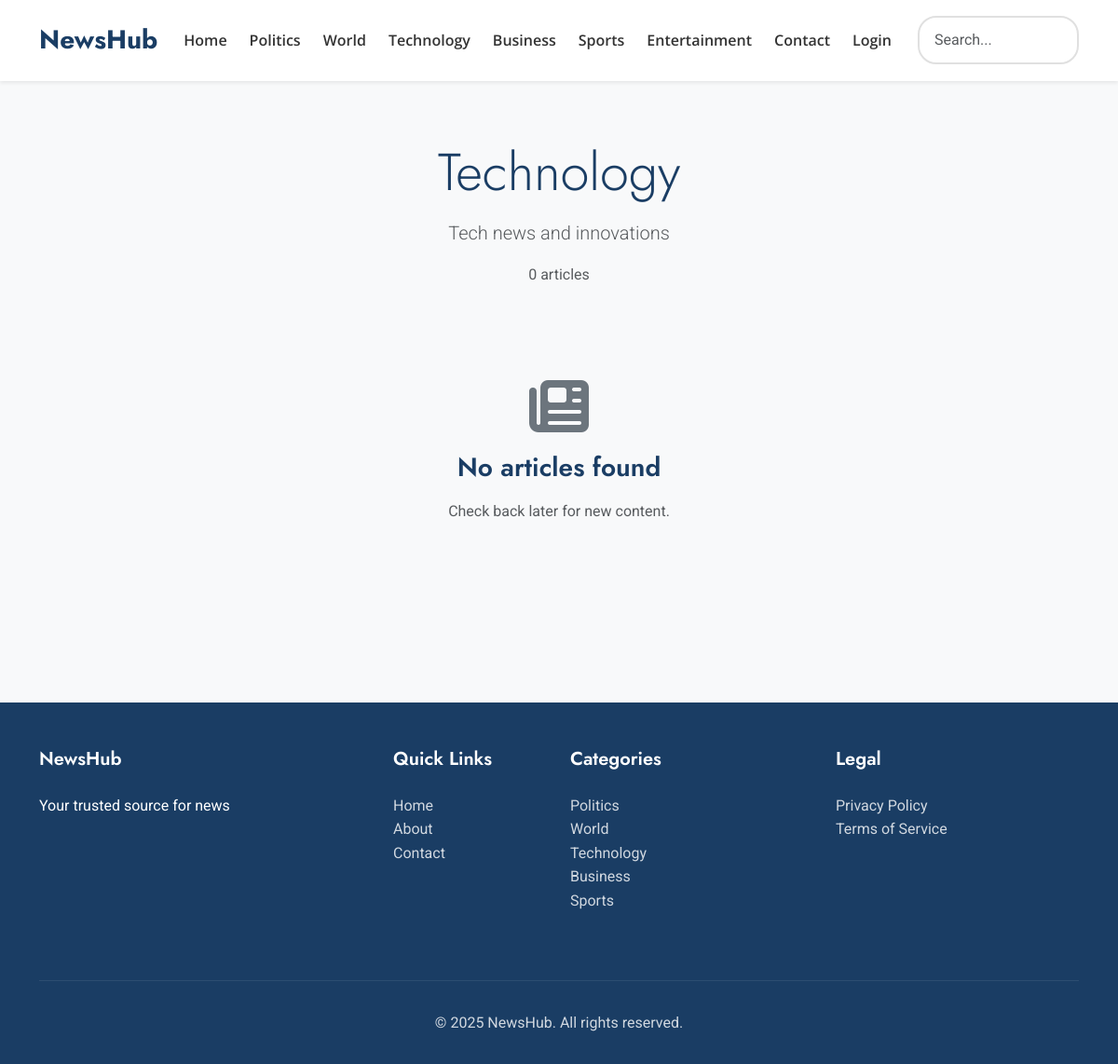
Page /category.php?slug=technology on the committed database.
### tables this page shows
CREATE TABLE IF NOT EXISTS categories (
    id INT PRIMARY KEY AUTO_INCREMENT,
    name VARCHAR(100) NOT NULL,
    slug VARCHAR(100) UNIQUE NOT NULL,
    description TEXT,
    parent_id INT,
    status ENUM('active', 'inactive') DEFAULT 'active',
    created_at TIMESTAMP DEFAULT CURRENT_TIMESTAMP,
    FOREIGN KEY (parent_id) REFERENCES categories(id) ON DELETE SET NULL,
    INDEX idx_slug (slug),
    INDEX idx_status (status)
);

CREATE TABLE IF NOT EXISTS settings (
    id INT PRIMARY KEY AUTO_INCREMENT,
    setting_key VARCHAR(100) UNIQUE NOT NULL,
    setting_value TEXT,
    updated_at TIMESTAMP DEFAULT CURRENT_TIMESTAMP ON UPDATE CURRENT_TIMESTAMP
);

### includes/db.php (called while the page is built, shortened)
<?php
$db = null;
function get_db_connection() {
    global $db;
    if ($db !== null) {
        return $db;
    }
    try {
        $db = new mysqli(DB_HOST, DB_USER, DB_PASS, DB_NAME);
        $db->set_charset(DB_CHARSET);
        return $db;
    } catch (Exception $e) {
        error_log("Database exception: " . $e->getMessage());
        die("Database connection failed. Please try again later.");
    }
}
function db_query($query, $params = [], $types = '') {
    $db = get_db_connection();
    $stmt = $db->prepare($query);
    if (!empty($params)) {
        if (empty($types)) {
            $types = '';
            foreach ($params as $param) {
                if (is_int($param)) {
                    $types .= 'i';
                } elseif (is_double($param)) {
                    $types .= 'd';
                } else {
                    $types .= 's';
                }
            }
        }
        $stmt->bind_param($types, ...$params);
    }
    $stmt->execute();
    return $stmt;
}
function db_fetch($query, $params = [], $types = '') {
    $stmt = db_query($query, $params, $types);
    $result = $stmt->get_result();
    $row = $result->fetch_assoc();
    return $row;
}
function db_fetch_all($query, $params = [], $types = '') {
    $stmt = db_query($query, $params, $types);
    $result = $stmt->get_result();
    $rows = [];
    while ($row = $result->fetch_assoc()) {
        $rows[] = $row;
    }
    return $rows;
}

### includes/helpers.php (called while the page is built, shortened)
<?php
function sanitize($input) {
    return htmlspecialchars(strip_tags(trim($input)), ENT_QUOTES, 'UTF-8');
}
function get_setting($key, $default = '') {
    static $settings_cache = [];
    if (isset($settings_cache[$key])) {
        return $settings_cache[$key];
    }
    $setting = db_fetch("SELECT setting_value FROM settings WHERE setting_key = ?", [$key]);
    $value = $setting ? $setting['setting_value'] : $default;
    $settings_cache[$key] = $value;
    return $value;
}

### includes/auth.php (called while the page is built, shortened)
<?php
function is_logged_in() {
    return isset($_SESSION['user_id']) && !empty($_SESSION['user_id']);
}

### public/category.php (the view, shortened to what this page needs)
<?php
require_once APP_ROOT . '/includes/db.php';
require_once APP_ROOT . '/includes/helpers.php';
$slug = sanitize($_GET['slug'] ?? '');
$category = db_fetch("SELECT * FROM categories WHERE slug = ? AND status = 'active'", [$slug]);
$page = isset($_GET['page']) ? (int)$_GET['page'] : 1;
$per_page = POSTS_PER_PAGE;
$offset = ($page - 1) * $per_page;
$total_articles = db_fetch("
    SELECT COUNT(*) as count
    FROM articles
    WHERE category_id = ? AND status = 'published' AND published_at <= NOW()
", [$category['id']])['count'];
$total_pages = ceil($total_articles / $per_page);
$articles = db_fetch_all("
    SELECT a.*, c.name as category_name, c.slug as category_slug,
           ad.full_name as author_name
    FROM articles a
    LEFT JOIN categories c ON a.category_id = c.id
    LEFT JOIN admins ad ON a.author_id = ad.id
    WHERE a.category_id = ?
    AND a.status = 'published'
    AND a.published_at <= NOW()
    ORDER BY a.published_at DESC
    LIMIT ? OFFSET ?
", [$category['id'], $per_page, $offset], 'iii');
$page_title = $category['name'] . ' - ' . get_setting('site_name', 'NewsHub');
include APP_ROOT . '/templates/header.php';
?>
<div class="section">
    <div class="container">
        <div class="text-center mb-5">
            <h1 class="display-4"><?php echo htmlspecialchars($category['name']); ?></h1>
            <?php if ($category['description']): ?>
            <p class="lead text-muted"><?php echo htmlspecialchars($category['description']); ?></p>
            <?php endif; ?>
            <p class="text-muted"><?php echo number_format($total_articles); ?> articles</p>
        </div>
        <?php if (!empty($articles)): ?>
        <div class="row">
            <?php foreach ($articles as $article): ?>
            <div class="col-md-6 col-lg-4 mb-4">
                <div class="card">
                    <?php if ($article['featured_image']): ?>
                    <img src="<?php echo UPLOADS_URL . htmlspecialchars($article['featured_image']); ?>"
                         class="card-img-top" alt="<?php echo htmlspecialchars($article['title']); ?>">
                    <?php endif; ?>
                    <div class="card-body">
                        <span class="card-category"><?php echo htmlspecialchars($article['category_name']); ?></span>
                        <h3 class="card-title">
                            <a href="<?php echo SITE_URL; ?>/article.php?slug=<?php echo htmlspecialchars($article['slug']); ?>">
                                <?php echo htmlspecialchars($article['title']); ?>
                            </a>
                        </h3>
                        <?php if ($article['excerpt']): ?>
                        <p class="card-text"><?php echo truncate($article['excerpt'], 120); ?></p>
                        <?php endif; ?>
                        <div class="card-meta">
                            <?php if ($article['author_name']): ?>
                            <span><i class="fas fa-user"></i> <?php echo htmlspecialchars($article['author_name']); ?></span>
                            <?php endif; ?>
                            <span><i class="fas fa-clock"></i> <?php echo time_ago($article['published_at']); ?></span>
                        </div>
                    </div>
                </div>
            </div>
            <?php endforeach; ?>
        </div>
        <?php if ($total_pages > 1): ?>
        <nav class="pagination">
            <?php if ($page > 1): ?>
            <a href="?slug=<?php echo $slug; ?>&page=<?php echo $page - 1; ?>" class="page-link">
                <i class="fas fa-chevron-left"></i> Previous
            </a>
            <?php endif; ?>
            <?php for ($i = 1; $i <= $total_pages; $i++): ?>
                <?php if ($i == $page || $i == 1 || $i == $total_pages || abs($i - $page) <= 2): ?>
                <a href="?slug=<?php echo $slug; ?>&page=<?php echo $i; ?>"
                   class="page-link <?php echo $i == $page ? 'active' : ''; ?>">
                    <?php echo $i; ?>
                </a>
                <?php elseif (abs($i - $page) == 3): ?>
                <span class="page-link">...</span>
                <?php endif; ?>
            <?php endfor; ?>
            <?php if ($page < $total_pages): ?>
            <a href="?slug=<?php echo $slug; ?>&page=<?php echo $page + 1; ?>" class="page-link">
                Next <i class="fas fa-chevron-right"></i>
            </a>
            <?php endif; ?>
        </nav>
        <?php endif; ?>
        <?php else: ?>
        <div class="text-center py-5">
            <i class="fas fa-newspaper" style="font-size: 4rem; color: var(--text-muted); margin-bottom: 1rem;"></i>
            <h3>No articles found</h3>
            <p class="text-muted">Check back later for new content.</p>
        </div>
        <?php endif; ?>
    </div>
</div>
<?php include APP_ROOT . '/templates/footer.php'; ?>

### templates/header.php (shortened to what this page needs)
<?php
require_once APP_ROOT . '/includes/auth.php';
?>
<!DOCTYPE html>
<html lang="en">
<head>
    <meta name="description" content="<?php echo htmlspecialchars(get_setting('site_description', 'Your trusted source for news')); ?>">
    <link href="https://cdn.jsdelivr.net/npm/bootstrap@5.3.0/dist/css/bootstrap.min.css" rel="stylesheet">
    <link rel="stylesheet" href="https://cdnjs.cloudflare.com/ajax/libs/font-awesome/6.4.0/css/all.min.css">
    <link rel="stylesheet" href="<?php echo ASSETS_URL; ?>/css/style.css">
    <?php if ($favicon = get_setting('site_favicon')): ?>
    <link rel="icon" href="<?php echo UPLOADS_URL . $favicon; ?>">
    <?php endif; ?>
</head>
<body>
    <nav class="navbar navbar-expand-lg">
        <div class="container">
            <a class="navbar-brand" href="<?php echo SITE_URL; ?>">
                <?php if ($logo = get_setting('site_logo')): ?>
                <img src="<?php echo UPLOADS_URL . $logo; ?>" alt="Logo" style="height: 40px;">
                <?php else: ?>
                <?php echo htmlspecialchars(get_setting('site_name', 'NewsHub')); ?>
                <?php endif; ?>
            </a>
            <div class="collapse navbar-collapse" id="navbarNav">
                <ul class="navbar-nav ms-auto">
                    <li class="nav-item">
                        <a class="nav-link <?php echo basename($_SERVER['PHP_SELF']) === 'index.php' ? 'active' : ''; ?>"
                           href="<?php echo SITE_URL; ?>">Home</a>
                    </li>
                    <?php
                    $nav_categories = [];
                    $politics_cat = db_fetch("SELECT * FROM categories WHERE slug = 'politics' AND status = 'active'");
                    if ($politics_cat) {
                        $nav_categories[] = $politics_cat;
                    }
                    $remaining = 6 - count($nav_categories);
                    if ($remaining > 0) {
                        $other_cats = db_fetch_all(
                            "SELECT * FROM categories WHERE status = 'active' AND slug != 'politics' LIMIT {$remaining}"
                        );
                        $nav_categories = array_merge($nav_categories, $other_cats);
                    }
                    foreach ($nav_categories as $cat):
                    ?>
                    <li class="nav-item">
                        <a class="nav-link" href="<?php echo SITE_URL; ?>/category.php?slug=<?php echo $cat['slug']; ?>">
                            <?php echo htmlspecialchars($cat['name']); ?>
                        </a>
                    </li>
                    <?php endforeach; ?>
                    <li class="nav-item">
                        <a class="nav-link" href="<?php echo SITE_URL; ?>/contact.php">Contact</a>
                    </li>
                    <?php if (is_logged_in()): ?>
                    <li class="nav-item">
                        <a class="nav-link" href="<?php echo SITE_URL; ?>/logout.php">Logout</a>
                    </li>
                    <?php else: ?>
                    <li class="nav-item">
                        <a class="nav-link" href="<?php echo SITE_URL; ?>/login.php">Login</a>
                    </li>
                    <?php endif; ?>
                </ul>
                <form class="d-flex ms-3" action="<?php echo SITE_URL; ?>/search.php" method="get">
                    <input class="form-control" type="search" name="q" placeholder="Search..." style="border-radius: 20px;">
                </form>
            </div>
        </div>
    </nav>

### templates/footer.php (shortened to what this page needs)
    <footer class="footer">
        <div class="container">
            <div class="row">
                <div class="col-lg-4 mb-4">
                    <h5><?php echo htmlspecialchars(get_setting('site_name', 'NewsHub')); ?></h5>
                    <p><?php echo htmlspecialchars(get_setting('site_description', 'Your trusted source for news')); ?></p>
                </div>
                <div class="col-lg-2 col-md-6 mb-4">
                    <h5>Quick Links</h5>
                    <ul class="list-unstyled">
                        <li><a href="<?php echo SITE_URL; ?>">Home</a></li>
                        <li><a href="<?php echo SITE_URL; ?>/about.php">About</a></li>
                        <li><a href="<?php echo SITE_URL; ?>/contact.php">Contact</a></li>
                    </ul>
                </div>
                <div class="col-lg-3 col-md-6 mb-4">
                    <h5>Categories</h5>
                    <ul class="list-unstyled">
                        <?php
                        $footer_cats = [];
                        $politics_cat = db_fetch("SELECT * FROM categories WHERE slug = 'politics' AND status = 'active'");
                        if ($politics_cat) {
                            $footer_cats[] = $politics_cat;
                        }
                        $remaining = 5 - count($footer_cats);
                        if ($remaining > 0) {
                            $other_cats = db_fetch_all(
                                "SELECT * FROM categories WHERE status = 'active' AND slug != 'politics' LIMIT {$remaining}"
                            );
                            $footer_cats = array_merge($footer_cats, $other_cats);
                        }
                        foreach ($footer_cats as $cat):
                        ?>
                        <li>
                            <a href="<?php echo SITE_URL; ?>/category.php?slug=<?php echo $cat['slug']; ?>">
                                <?php echo htmlspecialchars($cat['name']); ?>
                            </a>
                        </li>
                        <?php endforeach; ?>
                    </ul>
                </div>
                <div class="col-lg-3 col-md-6 mb-4">
                    <h5>Legal</h5>
                    <ul class="list-unstyled">
                        <li><a href="<?php echo SITE_URL; ?>/privacy.php">Privacy Policy</a></li>
                        <li><a href="<?php echo SITE_URL; ?>/terms.php">Terms of Service</a></li>
                    </ul>
                </div>
            </div>
            <div class="footer-bottom">
                <p><?php echo htmlspecialchars(get_setting('footer_text', '© 2025 NewsHub. All rights reserved.')); ?></p>
            </div>
        </div>
    </footer>
</body>
</html>

### assets/css/style.css (style rules this page uses)
:root { --primary-color: #73AF6F; --secondary-color: #73AF6F; --dark-color: #1A3D64; --light-bg: #f8f9fa; --border-color: #e0e0e0; --text-color: #333333; --text-muted: #6c757d; --white: #ffffff; --shadow-sm: 0 2px 4px rgba(0,0,0,0.08); --shadow-md: 0 4px 8px rgba(0,0,0,0.12); --shadow-lg: 0 8px 16px rgba(0,0,0,0.15); --transition: all 0.3s ease; --border-radius: 12px; --border-radius-sm: 8px; }
* { margin: 0; padding: 0; box-sizing: border-box; }
body { font-family: 'Roboto', sans-serif; font-size: 16px; line-height: 1.6; color: var(--text-color); background-color: var(--light-bg); }
h1, h2, h3, h4, h5, h6 { font-family: 'Jost', sans-serif; font-weight: 600; line-height: 1.3; margin-bottom: 1rem; color: var(--dark-color); }
h1 { font-size: 2.5rem; }
h3 { font-size: 1.75rem; }
h5 { font-size: 1.25rem; }
a { color: var(--primary-color); text-decoration: none; transition: var(--transition); }
.navbar { background: var(--white); box-shadow: var(--shadow-sm); padding: 1rem 0; position: sticky; top: 0; z-index: 1000; transition: var(--transition); }
.navbar-brand { font-family: 'Jost', sans-serif; font-size: 1.75rem; font-weight: 700; color: var(--dark-color); }
.nav-link { font-family: 'Open Sans', sans-serif; font-weight: 600; color: var(--text-color); padding: 0.5rem 1rem; margin: 0 0.25rem; border-radius: var(--border-radius-sm); transition: var(--transition); }
.section { padding: 4rem 0; }
.form-control, .form-select { font-family: 'Roboto', sans-serif; border: 2px solid var(--border-color); border-radius: var(--border-radius-sm); padding: 0.75rem 1rem; font-size: 1rem; transition: var(--transition); }
.footer { background: var(--dark-color); color: var(--white); padding: 3rem 0 1rem; margin-top: 4rem; }
.footer h5 { color: var(--white); margin-bottom: 1.5rem; }
.footer a { color: rgba(255, 255, 255, 0.8); }
.footer-bottom { border-top: 1px solid rgba(255, 255, 255, 0.1); padding-top: 2rem; margin-top: 2rem; text-align: center; opacity: 0.8; }

### rows in the picture
categories: name "Politics"
categories: name "World"
categories: name "Technology", description "Tech news and innovations"
categories: name "Business"
categories: name "Sports"
categories: name "Entertainment"
settings: setting_value "© 2025 NewsHub. All rights reserved."

### other values in the picture
get_setting('site_name', 'NewsHub') "NewsHub"
$total_articles "0"
get_setting('site_description', 'Your trusted source for news') "Your trusted source for news"
